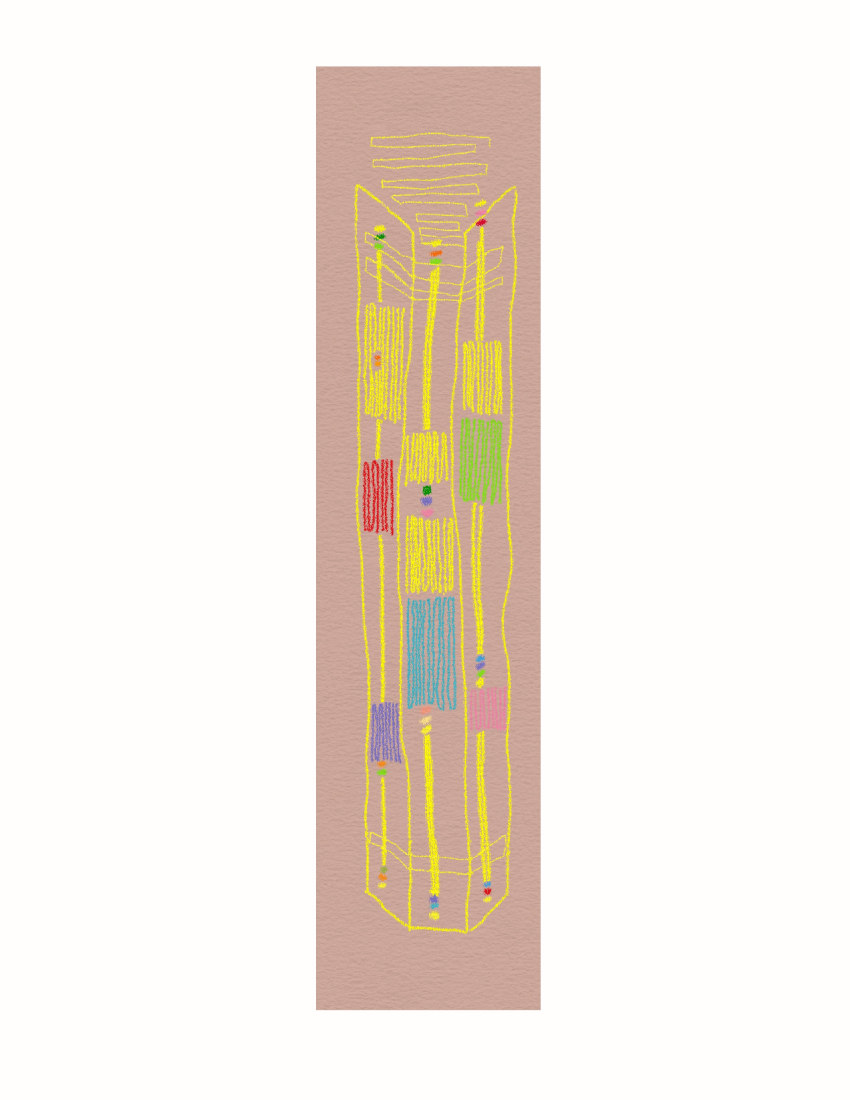
#> input picture assets/images/03-09-2026.JPG, 2550 x 3300 px (shown at 1/3 size)
$ python stitch_scans.py ../assets/images/03-09-2026.JPG
#> lines starting #> are read from the running program, lines starting #| are printed output that depends on the picture; after the words box and inside, x2 and y2 are one past the last pixel; in counts of white or black regions, pixels touching at a corner belong together; pictures that were not available may be replaced by others from this repository, and a replacement may not be noted
#!/usr/bin/env python3
"""Stitch two overlapping scans vertically using SIFT feature matching."""

import sys
import os
import cv2
import numpy as np
from PIL import Image

# Parse arguments
# Usage: script.py file1 file2 output [--rotate1] [--rotate2]
# --rotate1 rotates file1 180°, --rotate2 rotates file2 180°
args = sys.argv[1:]
flags = [a for a in args if a.startswith("--")]
files = [a for a in args if not a.startswith("--")]

file1 = files[0] if len(files) > 0 else "Scan 4.jpeg"
file2 = files[1] if len(files) > 1 else "Scan 5.jpeg"
output = files[2] if len(files) > 2 else "Scan_stitched.jpeg"

# Load images
img1 = cv2.imread(file1)  # top scan
#> img1 is the input picture: shape (3300, 2550, 3); mean B, G, R 226.3, 235.4, 243.4
img2 = cv2.imread(file2)  # bottom scan

if "--rotate1" in flags:
    img1 = cv2.rotate(img1, cv2.ROTATE_180)
    print(f"Rotated {file1} 180°")
if "--rotate2" in flags:
    img2 = cv2.rotate(img2, cv2.ROTATE_180)
    print(f"Rotated {file2} 180°")

h1, w1 = img1.shape[:2]
#> h1 = 3300; w1 = 2550
h2, w2 = img2.shape[:2]
#> h2 = 3300; w2 = 2550
print(f"{file1}: {w1}x{h1}")
#| ../assets/images/03-09-2026.JPG: 2550x3300
print(f"{file2}: {w2}x{h2}")
#| Scan 5.jpeg: 2550x3300

# Detect and crop the paper region (remove scanner background)
def find_paper_bbox(img):
    """Find the bounding box of the yellow paper in the scan."""
    hsv = cv2.cvtColor(img, cv2.COLOR_BGR2HSV)
    lower = np.array([15, 20, 180])
    upper = np.array([40, 255, 255])
    mask = cv2.inRange(hsv, lower, upper)
    lower2 = np.array([10, 10, 220])
    upper2 = np.array([45, 255, 255])
    mask2 = cv2.inRange(hsv, lower2, upper2)
    mask = cv2.bitwise_or(mask, mask2)
    kernel = np.ones((20, 20), np.uint8)
    mask = cv2.dilate(mask, kernel, iterations=3)
    mask = cv2.erode(mask, kernel, iterations=2)
    contours, _ = cv2.findContours(mask, cv2.RETR_EXTERNAL, cv2.CHAIN_APPROX_SIMPLE)
    if contours:
        largest = max(contours, key=cv2.contourArea)
        x, y, w, h = cv2.boundingRect(largest)
        pad = 50
        ih, iw = img.shape[:2]
        x = max(0, x - pad)
        y = max(0, y - pad)
        w = min(iw - x, w + 2 * pad)
        h = min(ih - y, h + 2 * pad)
        return x, y, w, h
    return 0, 0, img.shape[1], img.shape[0]

# Step 1: Find vertical offset using SIFT on raw images
print("\nFinding overlap with SIFT...")
gray1 = cv2.cvtColor(img1, cv2.COLOR_BGR2GRAY)
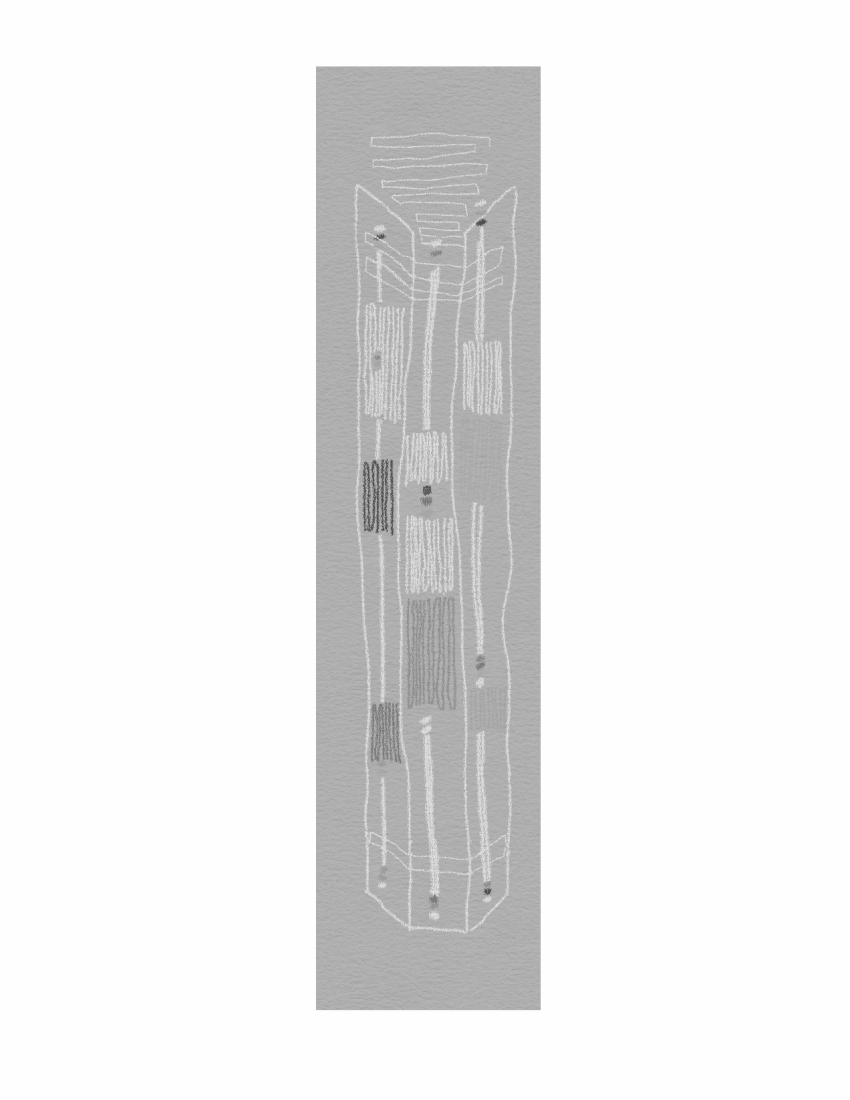
#> gray1: shape (3300, 2550) (shown at 1/3 size); min 64, max 255, mean 236.7
gray2 = cv2.cvtColor(img2, cv2.COLOR_BGR2GRAY)

sift = cv2.SIFT_create(nfeatures=10000)
kp1, des1 = sift.detectAndCompute(gray1, None)
#> kp1 = 9087 keypoints; strongest (x, y, size): (1133, 714, 3.6), (1128, 714, 2.1), (1463, 2675, 13.3), (1096, 1556, 2)
kp2, des2 = sift.detectAndCompute(gray2, None)
#> kp2 has the same summary as kp1
print(f"Features: img1={len(kp1)} img2={len(kp2)}")
#| Features: img1=9087 img2=9087

bf = cv2.BFMatcher()
matches = bf.knnMatch(des1, des2, k=2)
#> matches = 9087 matches

# Lowe's ratio test
good = []
for m, n in matches:
    if m.distance < 0.7 * n.distance:
        good.append(m)
#> after the loop, good = 9087 matches
print(f"Good matches: {len(good)}")
#| Good matches: 9087

# Compute y-offsets and find consensus
y_offsets = np.array([kp1[m.queryIdx].pt[1] - kp2[m.trainIdx].pt[1] for m in good])
#> y_offsets = 9087 values from 0 to 0
x_offsets = np.array([kp1[m.queryIdx].pt[0] - kp2[m.trainIdx].pt[0] for m in good])
#> x_offsets = 9087 values from 0 to 0

# Histogram to find peak
hist, edges = np.histogram(y_offsets, bins=200)
#> hist = 200 values, max 9087 at index 100, min 0 at index 0, mean 45.44; edges = 201 values from -0.5 to 0.5
peak_idx = np.argmax(hist)
#> peak_idx = 100
peak_center = (edges[peak_idx] + edges[peak_idx + 1]) / 2
#> peak_center = 0.0025

# Refine with inliers near the peak
inlier_mask = np.abs(y_offsets - peak_center) < 100
y_offset_raw = int(np.median(y_offsets[inlier_mask]))
#> y_offset_raw = 0
x_offset_raw = int(np.median(x_offsets[inlier_mask]))
#> x_offset_raw = 0
print(f"SIFT offset: y={y_offset_raw} x={x_offset_raw} (inliers: {inlier_mask.sum()})")
#| SIFT offset: y=0 x=0 (inliers: 9087)

# Step 2: Crop to paper and apply offset
bbox1 = find_paper_bbox(img1)
#> in find_paper_bbox, `hsv = cv2.cvtColor(img, cv2.COLOR_BGR2HSV)`: hsv: shape (3300, 2550, 3); mean H, S, V 18.9, 21.1, 243.9
#> in find_paper_bbox, `mask = cv2.inRange(hsv, lower, upper)`: mask: shape (3300, 2550); 4% white; 458 white regions (427 under 20 px), largest, box (x1, y1, x2, y2) and area: (1061, 395, 1555, 2803) 286072, (1374, 1251, 1510, 1965) 24420, (1453, 1019, 1510, 1249) 9987
#> in find_paper_bbox, `mask2 = cv2.inRange(hsv, lower2, upper2)`: mask2: shape (3300, 2550); 2.4% white; 2520 white regions (2323 under 20 px), largest, box (x1, y1, x2, y2) and area: (1062, 552, 1346, 2795) 45001, (1418, 568, 1554, 2746) 22449, (1280, 640, 1462, 2801) 15663
#> in find_paper_bbox, `mask = cv2.bitwise_or(mask, mask2)`: mask: shape (3300, 2550); 4.1% white; 1020 white regions (990 under 20 px), largest, box (x1, y1, x2, y2) and area: (1061, 395, 1555, 2803) 286729, (1374, 1251, 1510, 1965) 27136, (1453, 1019, 1510, 1249) 9992
#> in find_paper_bbox, `mask = cv2.dilate(mask, kernel, iterations=3)`: mask: shape (3300, 2550); 17.4% white; 16 white regions, largest, box (x1, y1, x2, y2) and area: (1034, 368, 1585, 2833) 1193907, (920, 2225, 1653, 3062) 88008, (1595, 867, 1653, 2221) 78532
#> in find_paper_bbox, `mask = cv2.erode(mask, kernel, iterations=2)`:
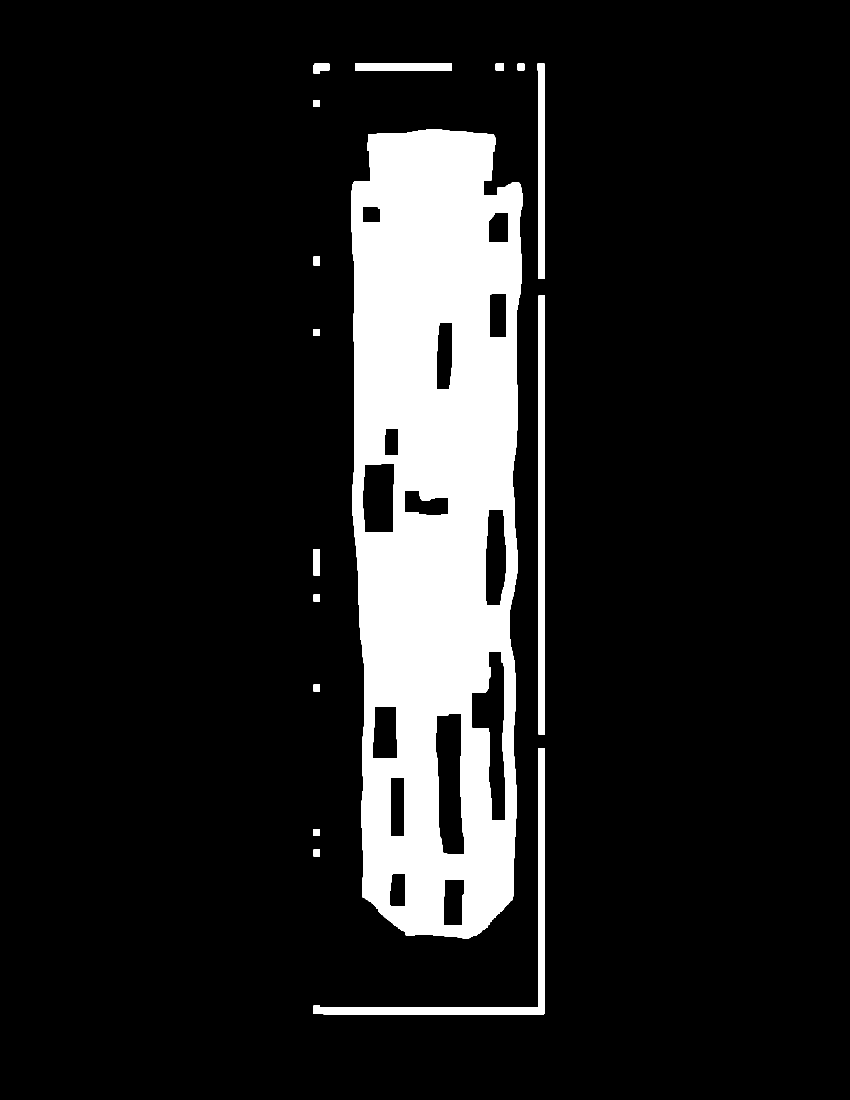
#> mask: shape (3300, 2550) (shown at 1/3 size); 12.4% white; 16 white regions
#> in find_paper_bbox, `contours, _ = cv2.findContours(mask, cv2.RETR_EXTERNAL, cv2.CHAIN_APPR..`: contours = 16 contours; largest, box (x1, y1, x2, y2) and area: (1054, 388, 1567, 2815) 1109913, (940, 2245, 1635, 3044) 28068, (1615, 887, 1635, 2203) 24985, (1612, 191, 1635, 836) 12257, (1065, 191, 1356, 211) 5510
#> in find_paper_bbox, `largest = max(contours, key=cv2.contourArea)`: largest = contour of 768 points, box (x1, y1, x2, y2) (1054, 388, 1567, 2815), area 1109913
#> in find_paper_bbox, `x, y, w, h = cv2.boundingRect(largest)`: x = 1054; y = 388; w = 513; h = 2427
#> in find_paper_bbox, `x = max(0, x - pad)`: x = 1004
#> in find_paper_bbox, `y = max(0, y - pad)`: y = 338
#> in find_paper_bbox, `w = min(iw - x, w + 2 * pad)`: w = 613
#> in find_paper_bbox, `h = min(ih - y, h + 2 * pad)`: h = 2527
#> bbox1 = (1004, 338, 613, 2527)
bbox2 = find_paper_bbox(img2)
#> bbox2 = (1004, 338, 613, 2527)
print(f"Paper bbox1: {bbox1}")
#| Paper bbox1: (1004, 338, 613, 2527)
print(f"Paper bbox2: {bbox2}")
#| Paper bbox2: (1004, 338, 613, 2527)

x1, y1, pw1, ph1 = bbox1
#> x1 = 1004; y1 = 338; pw1 = 613; ph1 = 2527
x2, y2, pw2, ph2 = bbox2
#> x2 = 1004; y2 = 338; pw2 = 613; ph2 = 2527
crop1 = img1[y1:y1+ph1, x1:x1+pw1]
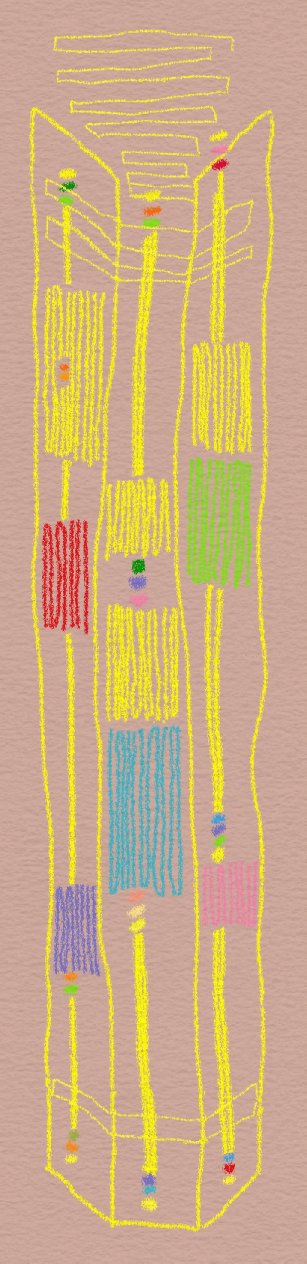
#> crop1: shape (2527, 613, 3) (shown at 1/2 size); mean B, G, R 135.4, 173.6, 204.4
crop2 = img2[y2:y2+ph2, x2:x2+pw2]

# Resize crop2 width to match crop1
if crop1.shape[1] != crop2.shape[1]:
    crop2 = cv2.resize(crop2, (crop1.shape[1], crop2.shape[0]))

ch1, cw1 = crop1.shape[:2]
#> ch1 = 2527; cw1 = 613
ch2, cw2 = crop2.shape[:2]
#> ch2 = 2527; cw2 = 613
print(f"Cropped 1: {cw1}x{ch1}")
#| Cropped 1: 613x2527
print(f"Cropped 2: {cw2}x{ch2}")
#| Cropped 2: 613x2527

# Translate raw offset to cropped coordinates
# crop1 starts at y1, crop2 starts at y2
# In raw: img2_y = img1_y - y_offset_raw
# In crop: crop2_y = (img1_y - y1 + y_offset_raw_adjusted)
# y_offset in crop coords = y_offset_raw - y1 + y2
y_offset = y_offset_raw - y1 + y2
#> y_offset = 0
overlap = ch1 - y_offset
#> overlap = 2527
print(f"Vertical offset (crop coords): {y_offset}")
#| Vertical offset (crop coords): 0
print(f"Overlap: {overlap}px ({overlap*100/ch1:.1f}% of crop height)")
#| Overlap: 2527px (100.0% of crop height)

if overlap <= 0 or overlap >= ch1 or overlap >= ch2:
    print(f"WARNING: overlap={overlap} seems wrong, trying template matching fallback...")
#> (printed output is left out)
    # Fallback to template matching
    g1 = cv2.cvtColor(crop1, cv2.COLOR_BGR2GRAY)
    g2 = cv2.cvtColor(crop2, cv2.COLOR_BGR2GRAY)
    margin = 100
    strip = g2[200:500, margin:cw2-margin]
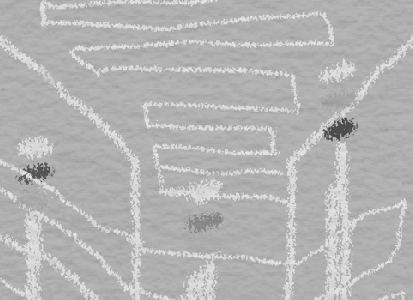
#> strip: shape (300, 413); min 64, max 231, mean 180.2
    search = g1[ch1//2:, margin:cw1-margin]
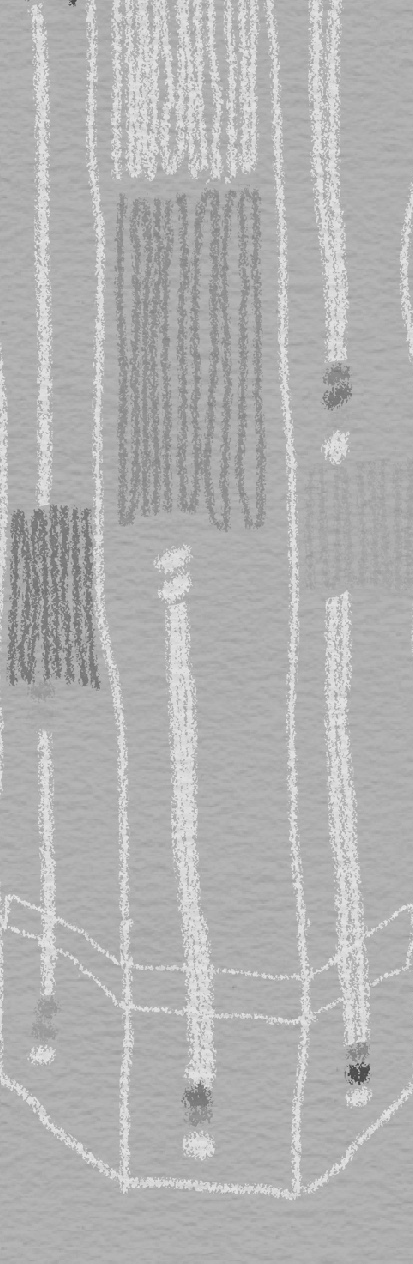
#> search: shape (1264, 413); min 67, max 232, mean 177.9
    result = cv2.matchTemplate(search, strip, cv2.TM_CCOEFF_NORMED)
#> result = 965 values, max 0.115 at index 449, min -0.0667 at index 313, mean 0.0192
    _, max_val, _, max_loc = cv2.minMaxLoc(result)
#> max_val = 0.115; max_loc = (0, 449)
    y_offset = ch1 // 2 + max_loc[1] - 200
#> y_offset = 1512
    overlap = ch1 - y_offset
#> overlap = 1015
    print(f"Template fallback: score={max_val:.4f} overlap={overlap}")
#| Template fallback: score=0.1153 overlap=1015

# Stitch: crop1 top + blended overlap + crop2 bottom
total_height = y_offset + ch2
#> total_height = 4039
result_img = np.zeros((total_height, cw1, 3), dtype=np.uint8)

# Place crop1's non-overlapping top
result_img[0:y_offset] = crop1[0:y_offset]

# Blend overlap region
for row in range(overlap):
    alpha = row / overlap
    result_img[y_offset + row] = ((1 - alpha) * crop1[y_offset + row].astype(np.float32) +
                                   alpha * crop2[row].astype(np.float32)).astype(np.uint8)
#> this loop made 1015 passes
#> alpha on passes 1 to 3: 0, 0.000985, 0.00197
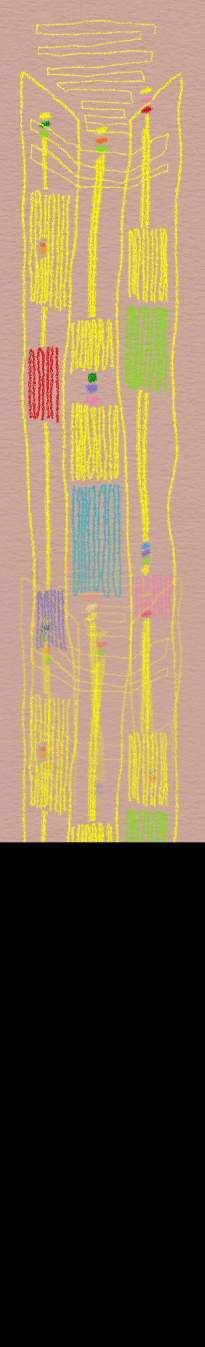
#> result_img: shape (4039, 613, 3) (shown at 1/3 size); mean B, G, R 82.6, 109.5, 128.3

# Place crop2's non-overlapping bottom
result_img[ch1:] = crop2[overlap:]
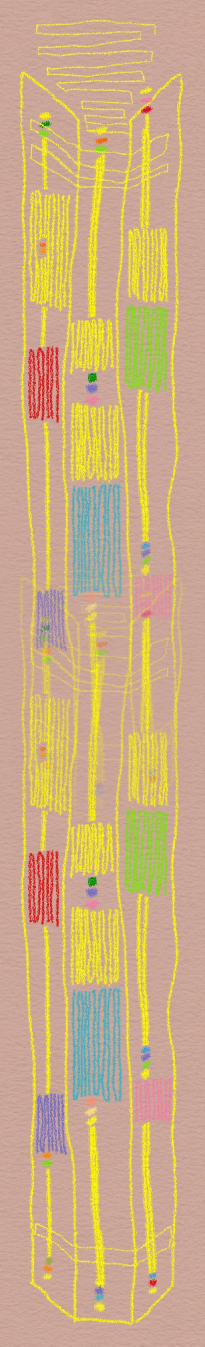
#> result_img: shape (4039, 613, 3) (shown at 1/3 size); mean B, G, R 134.1, 173.8, 204.1

# Save using PIL to preserve DPI and color profile from the original scan
# Convert BGR (OpenCV) to RGB (PIL)
result_rgb = cv2.cvtColor(result_img, cv2.COLOR_BGR2RGB)
pil_img = Image.fromarray(result_rgb)

# Read DPI and ICC profile from the first source image
src_pil = Image.open(file1)
dpi = src_pil.info.get("dpi", (600, 600))
icc_profile = src_pil.info.get("icc_profile")

# If no embedded ICC profile, create an explicit sRGB profile
if not icc_profile:
    from PIL import ImageCms
    srgb = ImageCms.createProfile("sRGB")
    icc_profile = ImageCms.ImageCmsProfile(srgb).tobytes()

ext = os.path.splitext(output)[1].lower()
save_kwargs = {}
if ext in (".jpg", ".jpeg"):
    save_kwargs["quality"] = 98
    save_kwargs["subsampling"] = 0  # 4:4:4 — no chroma subsampling
if dpi:
    save_kwargs["dpi"] = dpi
if icc_profile:
    save_kwargs["icc_profile"] = icc_profile

pil_img.save(output, **save_kwargs)
print(f"\nSaved {output} ({result_img.shape[1]}x{result_img.shape[0]}, {float(dpi[0]):.0f} DPI)")
#| Saved Scan_stitched.jpeg (613x4039, 300 DPI)
